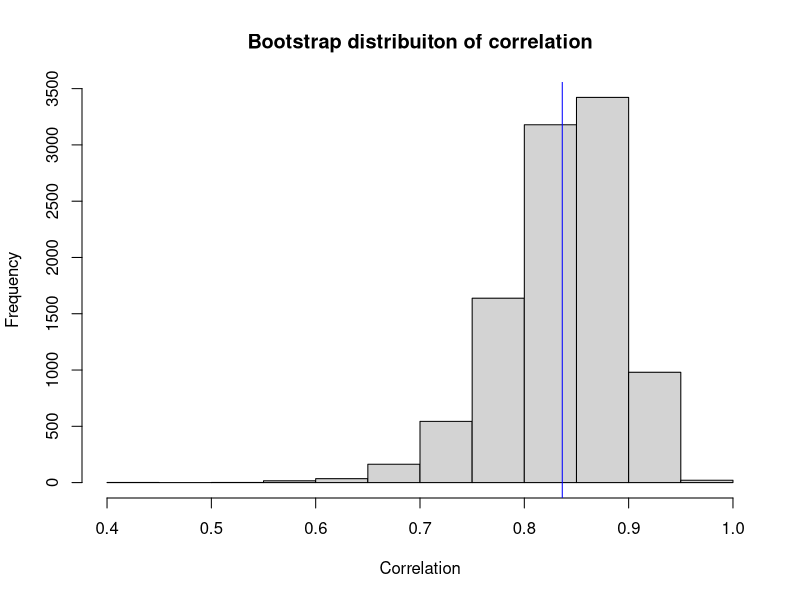
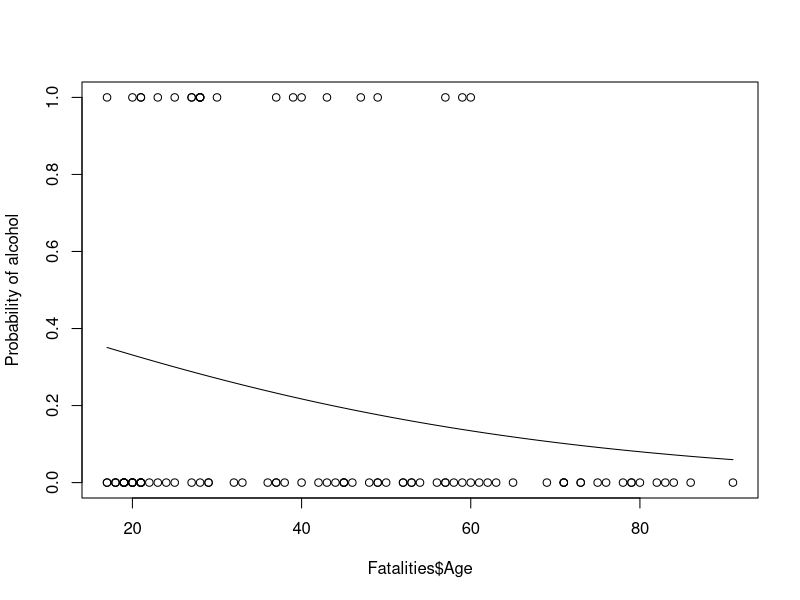
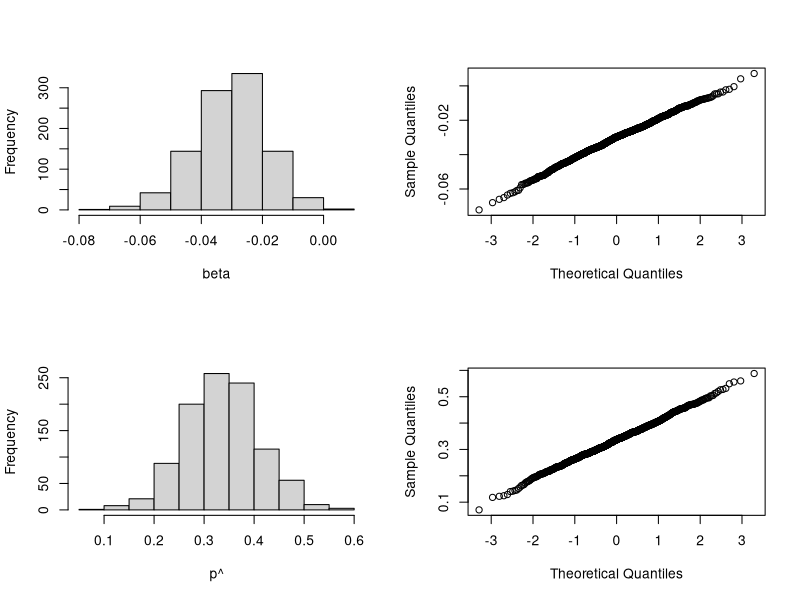
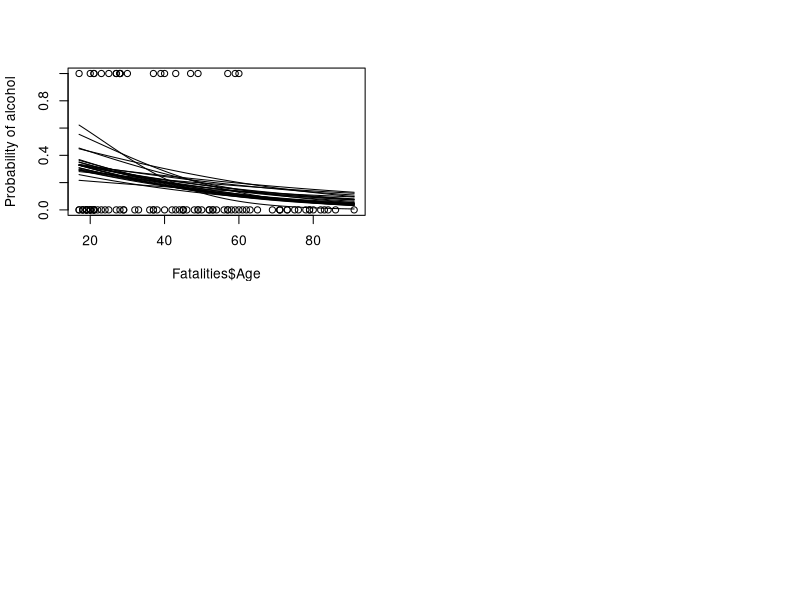

Generate these figures, in order, with R:
#Chapter 9 Regression

#Section 9.5
Skating2010 <- read.csv("Skating2010.csv")

N <- 10^4
cor.boot <- numeric(N)
beta.boot <- numeric(N)
alpha.boot <- numeric(N)
yPred.boot <- numeric(N)
n <- 24       #number of skaters
for (i in 1:N)
 {
  index <- sample(n, replace = TRUE)    #sample f rom 1, 2, ... n
  Skate.boot <- Skating2010[index, ]
  
  cor.boot[i] <- cor(Skate.boot$Short, Skate.boot$Free)  
  
  #recalculate linear model estimates
  skateBoot.lm <- lm(Free ~ Short, data = Skate.boot)
  alpha.boot[i] <- coef(skateBoot.lm)[1]   # new intercept
  beta.boot[i] <- coef(skateBoot.lm)[2]    # new slope
  yPred.boot[i] <- alpha.boot[i] + 60 * beta.boot[i]  #recompute Y^
  }
  
  mean(cor.boot)
  sd(cor.boot)
  quantile(cor.boot, c(0.025, 0.975))
  
  hist(cor.boot, main = "Bootstrap distribuiton of correlation",
      xlab = "Correlation")
  observed <- cor(Skating2010$Short, Skating2010$Free)
  abline(v = observed, col = "blue")    #add line at observed cor.     

#-------------------------------------------------------
# Section 9.5.1 Permutation test

 N <- 9999
 n <- nrow(Skating2010)   #number of observations
 result <- numeric(N)
 observed <- cor(Skating2010$Short, Skating2010$Free)
 for (i in 1:N)
 {
   index <- sample(n , replace = FALSE)
   Short.permuted <- Skating2010$Short[index]
   result[i] <- cor(Short.permuted, Skating2010$Free)
 }

 (sum(observed <= result) + 1)/(N+1)    #P-value

#----------------------------------------------
#Chapter 9.6.1 Inference for logistic regression
Fatalities <-read.csv("Fatalities.csv")

 fit <- glm(Alcohol ~ Age, data = Fatalities, family = binomial)
 data.class(fit)  # is a "glm" object, so for help use:
 help(glm)

 fit          # prints the coefficients and other basic info
 coef(fit)    # the coefficients as a vector
 summary(fit) # gives standard errors for coefficients, etc.

 x <- seq(17, 91, length=500) # vector spanning the age range
 # compute predicted probabilities
 y1 <- exp(-.123-.029*x) / (1+exp(-.123-.029*x))
 y2 <- plogis(coef(fit)[1] + coef(fit)[2] * x)

 plot(Fatalities$Age, Fatalities$Alcohol,
      ylab = "Probability of alcohol")
 lines(x, y2)

 # Full bootstrap - slope coefficient, and prediction at age 20
 N <- 10^3
 n <- nrow(Fatalities)                   # number of observations
 alpha.boot <- numeric(N)
 beta.boot <- numeric(N)
 pPred.boot <- numeric(N)

 for (i in 1:N)
 {
   index <- sample(n, replace = TRUE)
   Fatal.boot <- Fatalities[index, ]     # resampled data

   fit.boot <- glm(Alcohol ~ Age, data = Fatal.boot,
                   family = binomial)
   alpha.boot[i] <- coef(fit.boot)[1]    # new intercept
   beta.boot[i] <- coef(fit.boot)[2]     # new slope
   pPred.boot[i] <- plogis(alpha.boot[i] + 20 * beta.boot[i])
 }

 quantile(beta.boot, c(.025, .975))      # 95% percentile intervals
 quantile(pPred.boot, c(.025, .975))

 par(mfrow=c(2,2))                       # set layout
 hist(beta.boot, xlab = "beta", main = "")
 qqnorm(beta.boot, main = "")

 hist(pPred.boot, xlab = "p^", main = "")
 qqnorm(pPred.boot, main = "")
 
#--------------------
 help(predict.glmm)                # for more help on predict

 n <- nrow(Fatalities)             # number of observations
 x <- seq(17, 91, length=500)      # vector spanning the age range
 df.Age <- data.frame(Age = x)     # data frame to hold
     # explanatory variables, will use this for making predictions

 plot(Fatalities$Age, Fatalities$Alcohol,
      ylab = "Probability of alcohol")
 for (i in 1:25)
 {
   index <- sample(n, replace = TRUE)
   Fatal.boot <- Fatalities[index, ]     # resampled data

   fit.boot <- glm(Alcohol ~ Age, data = Fatal.boot,
                   family = binomial)
   pPred <- predict(fit.boot, newdata = df.Age, type = "response")
   lines(x, pPred)
 }

#end fatalities
#---------------------
